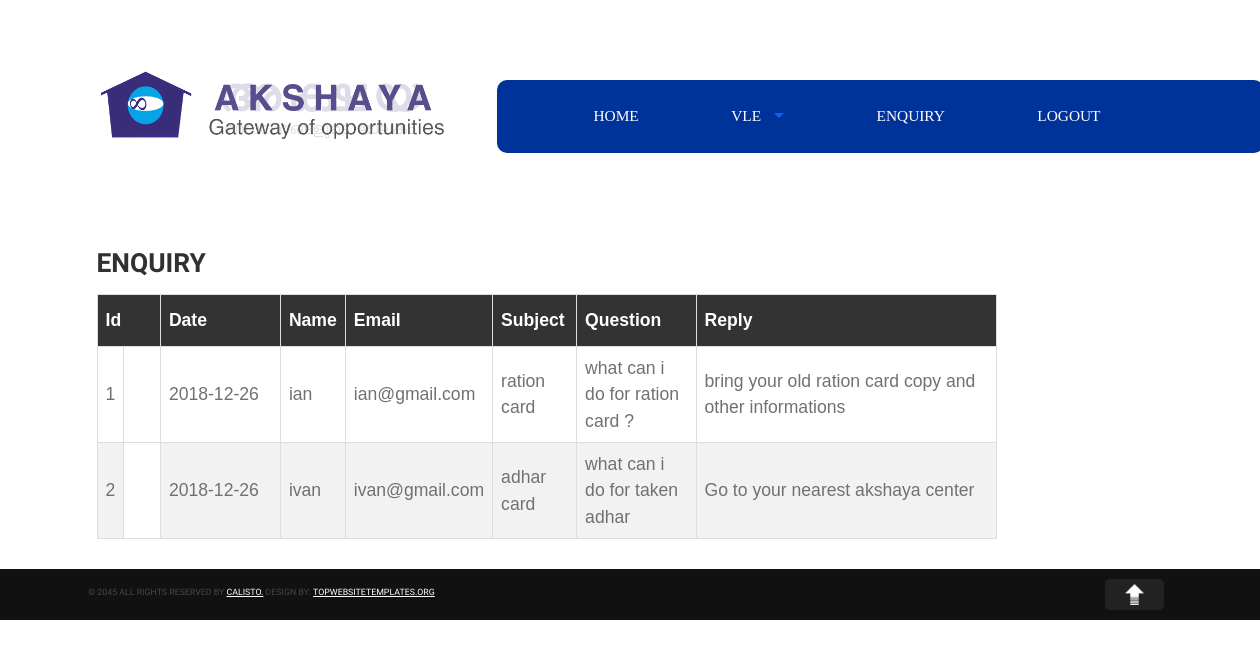
/Admin/Enquiry.php (signed in), run on the app's committed database.
### tables this page shows
CREATE TABLE IF NOT EXISTS `enquiry_tb` (
  `id` int(11) NOT NULL AUTO_INCREMENT,
  `name` varchar(50) NOT NULL,
  `email` varchar(50) NOT NULL,
  `subject` varchar(50) NOT NULL,
  `question` text NOT NULL,
  `reply` text NOT NULL,
  `date` date NOT NULL,
  PRIMARY KEY (`id`)
);

### Admin/Enquiry.php (the view, shortened to what this page needs)
<?php
 if(isset($_SESSION['username']))
 {
 ?>
<!DOCTYPE html>
<html>
<head>
<link rel="stylesheet" href="../Tourism Template/css//foundation.min.css">
<link rel="stylesheet" href="../Tourism Template/css//superfish.css">
<link rel="stylesheet" href="../Tourism Template/css//stylesheet.css">
</head>
<body>
<div class="header">
  <div class="row">
    <div class="columns large-12">
      <div class="row header-inner" style="width:1200px">
        <?php
		 include("menu_header.php");
		?>
      </div>
    </div>
  </div>
</div>
<div class="row content-wrapper">
  <div class="columns large-12">
    <div class="row wrapper">
      <div class="columns large-7 content" style="float:left;left:0px">
 <h1 class="page-title">Enquiry</h1>
          <?php
		   $q=mysql_query("select * from enquiry_tb ORDER BY
   CASE WHEN reply IS NULL THEN 0 ELSE 1 END ASC,
   reply");
		   if(mysql_num_rows($q)>0)
		   {
		   ?>
    <table height="121" border="1" cellpadding="0" cellspacing="0" id="table" style="width:900px" >
      <thead>
        <tr>
		<th colspan="2">Id</th>
		<th>Date</th>
		   <th>Name</th>
		   <th>Email</th>
		   <th>Subject</th>
		   <th>Question</th>
		    <th colspan="2">Reply</th>
        </tr>
      </thead>
      <tbody>
		   <?php
		   $c=1;
		    while($a=mysql_fetch_array($q))
			{
			?>
			<tr>
			<td><?php echo $c;?></td>
			<td style="width:120px"><?php echo $a['date'];?></td>
			<td><?php echo $a['name'];?></td>
			<td><?php echo $a['email'];?></td>
			<td><?php echo $a['subject'];?></td>
			<td><?php echo $a['question'];?></td>
			<td style="width:300px">
			<?php
			if($a['reply']!="")
			{
			echo $a['reply'];
			 }
			 else
			 {
			 ?>
			<textarea placeholder="Reply:" class="txt"></textarea>
			<?php
			}
			?>
			</td>
			</tr>
			<?php
			$c++;
			}
		   ?>
		</tbody>
    </table>
		   <?php
		   }
		   else
		   {
		   ?>
		   <?php
		   }
		  ?>
	  </div>
		  <div class="columns large-4">
            <div id="map_canvas"></div>
          </div>
        </div>
      </div>
      <div class="row collapse">
      </div>
    </div>
<div class="credit-row">
  <div class="row">
    <div class="columns large-11 credit"> &copy; 2045 All rights reserved by <a href="#">Calisto.</a> Design by: <a href="http://topwebsitetemplates.org">topwebsitetemplates.org</a></div>
    <div class="columns large-1"> <img src="..Tourism Template/images/toparrow.png" alt="" class="scrollToTop"> </div>
  </div>
</div>
</body>
</html>
<?php
}
else
{
?>
<script type="text/ecmascript">
window.location.href="../SignIn.php";
</script>
<?php
}
?>

### Tourism Template/css/stylesheet.css (style rules this page uses)
.row { width: 100%; }
body { font-size: 1.1em; line-height: 1.5em; color: #717171; font-family:'Droid Sans', serif; }
h1,h2,h3,h4,h5,h6 { color:rgb(97, 97, 97); font-family: 'Quando', serif; font-size: 1.2em; font-weight: normal; }
h1.page-title { color:rgb(49, 49, 49); text-transform: uppercase; font-size: 1.5em; font-weight: bold; }
a { color: #d97163; }
.header { background:#bec676 url('../images/ background:url('../images/frontHeaderBg.jpg') top repeat-x;') top repeat-x; padding: 40px 0 50px 0; }
.row.wrapper { padding: 30px 0; }
#map_canvas { width:100%; height:200px; margin-bottom: 20px; border-radius: 10px; }
.credit-row { background: #111; padding: 10px 0; }
.credit { font-size: .5em; color: #4a4646; text-transform: uppercase; }
.credit a { color: #fff; }
img.scrollToTop { padding:5px 20px; background: #222; border-radius: 5px; cursor: pointer; }
#table { font-family: "Trebuchet MS", Arial, Helvetica, sans-serif; border-collapse: collapse; width: 100%; }
#table td, #table th { border: 1px solid #ddd; padding: 8px; }
#table tr:nth-child(even) { background-color: #f2f2f2; }
#table th { padding-top: 12px; padding-bottom: 12px; text-align: left; background-color:#333333; color: white; }

### data on the page
enquiry_tb: date "2018-12-26", name "ian", email "ian@gmail.com", subject "ration card", question "what can i do for ration card ?", reply "bring your old ration card copy and other informations"
enquiry_tb: date "2018-12-26", name "ivan", email "ivan@gmail.com", subject "adhar card", question "what can i do for taken adhar", reply "Go to your nearest akshaya center"
